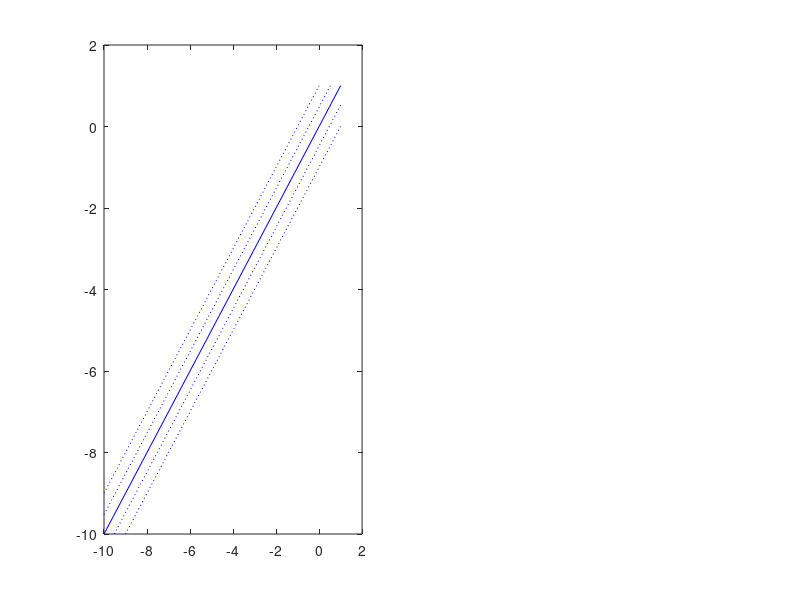

Reproduce this figure in MATLAB. (Note: this script raises an error after producing the figure.)
%%%revised from may24.m for Figure 9
%%%modified from may22.m


figure

subplot(1,2,1)

plot([-10,1],[-10,1],'b')
hold on

k=log10(3);
plot([-10+k,1],[-10,1-k],'b:')
hold on
plot([-10,1-k],[-10+k,1],'b:')
hold on

k=1;
plot([-10+k,1],[-10,1-k],'b:')
hold on
plot([-10,1-k],[-10+k,1],'b:')
hold on

plot(log10(data(:,1)), log10(data(:,2)), 'ro')
hold on

xlabel('log_1_0(NMR rate)')
ylabel('log_1_0(MSDFit rate)')



subplot(1,2,2)
hist(log10(data(:,2)./data(:,1)), 40)
hold on
xlabel('log_1_0(k_M_S_D_F_i_t/k_N_M_R)')
ylabel('Count')




